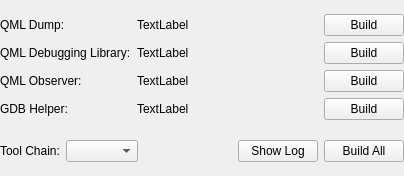
<?xml version="1.0" encoding="UTF-8"?>
<ui version="4.0">
 <class>QtSupport::Internal::DebuggingHelper</class>
 <widget class="QWidget" name="QtSupport::Internal::DebuggingHelper">
  <property name="geometry">
   <rect>
    <x>0</x>
    <y>0</y>
    <width>404</width>
    <height>176</height>
   </rect>
  </property>
  <layout class="QVBoxLayout" name="verticalLayout">
   <property name="margin">
    <number>0</number>
   </property>
   <item>
    <layout class="QGridLayout" name="gridLayout">
     <item row="1" column="0">
      <widget class="QLabel" name="qmlDumpLabel">
       <property name="toolTip">
        <string>Used to extract QML type information from library-based plugins.</string>
       </property>
       <property name="text">
        <string>QML Dump:</string>
       </property>
      </widget>
     </item>
     <item row="1" column="1">
      <widget class="QLabel" name="qmlDumpStatus">
       <property name="sizePolicy">
        <sizepolicy hsizetype="Preferred" vsizetype="Preferred">
         <horstretch>2</horstretch>
         <verstretch>0</verstretch>
        </sizepolicy>
       </property>
       <property name="text">
        <string notr="true">TextLabel</string>
       </property>
      </widget>
     </item>
     <item row="3" column="0">
      <widget class="QLabel" name="qmlObserverLabel">
       <property name="toolTip">
        <string>A modified version of qmlviewer with support for QML/JS debugging.</string>
       </property>
       <property name="text">
        <string>QML Observer:</string>
       </property>
      </widget>
     </item>
     <item row="3" column="1">
      <widget class="QLabel" name="qmlObserverStatus">
       <property name="sizePolicy">
        <sizepolicy hsizetype="Preferred" vsizetype="Preferred">
         <horstretch>2</horstretch>
         <verstretch>0</verstretch>
        </sizepolicy>
       </property>
       <property name="text">
        <string notr="true">TextLabel</string>
       </property>
      </widget>
     </item>
     <item row="2" column="0">
      <widget class="QLabel" name="qmlDebuggingLibLabel">
       <property name="text">
        <string>QML Debugging Library:</string>
       </property>
      </widget>
     </item>
     <item row="2" column="1">
      <widget class="QLabel" name="qmlDebuggingLibStatus">
       <property name="sizePolicy">
        <sizepolicy hsizetype="Preferred" vsizetype="Preferred">
         <horstretch>2</horstretch>
         <verstretch>0</verstretch>
        </sizepolicy>
       </property>
       <property name="text">
        <string notr="true">TextLabel</string>
       </property>
      </widget>
     </item>
     <item row="4" column="0">
      <widget class="QLabel" name="gdbHelperLabel">
       <property name="toolTip">
        <string>Helps showing content of Qt types. Only used in older versions of GDB.</string>
       </property>
       <property name="text">
        <string>GDB Helper:</string>
       </property>
      </widget>
     </item>
     <item row="4" column="1">
      <widget class="QLabel" name="gdbHelperStatus">
       <property name="sizePolicy">
        <sizepolicy hsizetype="Preferred" vsizetype="Preferred">
         <horstretch>2</horstretch>
         <verstretch>0</verstretch>
        </sizepolicy>
       </property>
       <property name="text">
        <string notr="true">TextLabel</string>
       </property>
      </widget>
     </item>
     <item row="1" column="2">
      <widget class="QPushButton" name="qmlDumpBuildButton">
       <property name="text">
        <string>Build</string>
       </property>
      </widget>
     </item>
     <item row="2" column="2">
      <widget class="QPushButton" name="qmlDebuggingLibBuildButton">
       <property name="text">
        <string>Build</string>
       </property>
      </widget>
     </item>
     <item row="3" column="2">
      <widget class="QPushButton" name="qmlObserverBuildButton">
       <property name="text">
        <string>Build</string>
       </property>
      </widget>
     </item>
     <item row="4" column="2">
      <widget class="QPushButton" name="gdbHelperBuildButton">
       <property name="text">
        <string>Build</string>
       </property>
      </widget>
     </item>
    </layout>
   </item>
   <item>
    <layout class="QHBoxLayout" name="horizontalLayout">
     <item>
      <widget class="QLabel" name="toolChainLabel">
       <property name="text">
        <string>Tool Chain:</string>
       </property>
      </widget>
     </item>
     <item>
      <widget class="QComboBox" name="toolChainComboBox">
       <property name="sizeAdjustPolicy">
        <enum>QComboBox::AdjustToContents</enum>
       </property>
      </widget>
     </item>
     <item>
      <spacer name="horizontalSpacer_4">
       <property name="orientation">
        <enum>Qt::Horizontal</enum>
       </property>
       <property name="sizeHint" stdset="0">
        <size>
         <width>40</width>
         <height>20</height>
        </size>
       </property>
      </spacer>
     </item>
     <item>
      <widget class="QPushButton" name="showLogButton">
       <property name="toolTip">
        <string>Show compiler output of last build.</string>
       </property>
       <property name="text">
        <string>Show Log</string>
       </property>
      </widget>
     </item>
     <item>
      <widget class="QPushButton" name="rebuildButton">
       <property name="text">
        <string>Build All</string>
       </property>
      </widget>
     </item>
    </layout>
   </item>
  </layout>
 </widget>
 <resources/>
 <connections/>
</ui>
